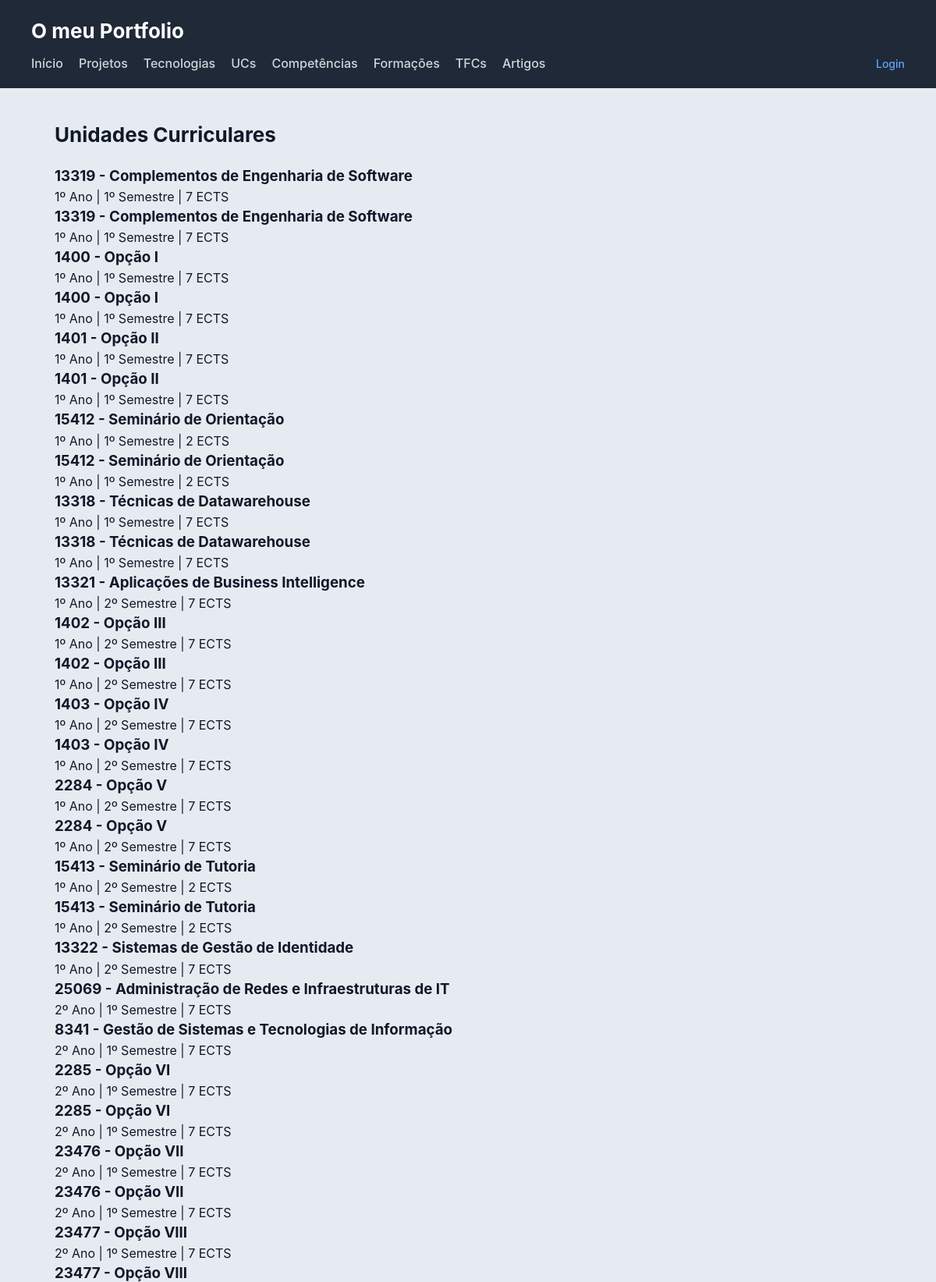
The page /ucs/ (upper part) on the database its author committed.
### portfolio/models.py (models this page shows, shortened)
class UnidadeCurricular(models.Model):
    SEMESTRE_CHOICES = [(1, '1º Semestre'), (2, '2º Semestre')]
    nome = models.CharField(max_length=200)
    sigla = models.CharField(max_length=20)
    ano_curricular = models.IntegerField()
    semestre = models.IntegerField(choices=SEMESTRE_CHOICES)
    ects = models.IntegerField()
    descricao = models.TextField()
    imagem = models.ImageField(upload_to='ucs/', blank=True, null=True)
    codigo = models.CharField(max_length=20)
    ativo = models.BooleanField(default=True)
    licenciatura = models.ForeignKey(
        Licenciatura, on_delete=models.CASCADE, related_name='unidades_curriculares')
    docentes = models.ManyToManyField(Docente, blank=True, related_name='unidades_curriculares')
    class Meta:
        verbose_name = 'Unidade Curricular'
        verbose_name_plural = 'Unidades Curriculares'

### portfolio/views.py (the view)
# urls.py: path('ucs/', views.ucs_view, name='ucs'),
def ucs_view(request):
    ucs = UnidadeCurricular.objects.select_related('licenciatura').all()
    return render(request, 'portfolio/ucs.html', {'ucs': ucs})

### accounts/templatetags/accounts_extras.py (called while the page is built)
@register.filter
def tem_grupo(user, grupo):
    return user.is_authenticated and user.groups.filter(name=grupo).exists()

### portfolio/templates/portfolio/ucs.html (shortened to what this page needs)
{% extends 'portfolio/base.html' %}
{% load accounts_extras %}
{% block content %}
<h2>Unidades Curriculares</h2>
{% for uc in ucs %}
<article>
    <h3>{{ uc.sigla }} - {{ uc.nome }}</h3>
    <p>{{ uc.ano_curricular }}º Ano | {{ uc.get_semestre_display }} | {{ uc.ects }} ECTS</p>
</article>
{% empty %}<p>Nenhuma UC.</p>
{% endfor %}
{% endblock %}

### portfolio/static/portfolio/styles.css (style rules this page uses)
* { box-sizing: border-box; margin: 0; padding: 0; }
body { font-family: "Inter", "Segoe UI", system-ui, -apple-system, sans-serif; background: #e6ebf2; color: #111827; line-height: 1.5; }
h2 { margin-bottom: 20px; font-size: 26px; }

### rows shown on the page
UnidadeCurricular: sigla "13319", nome "Complementos de Engenharia de Software", ano_curricular "1", semestre "1º Semestre", ects "7"
UnidadeCurricular: sigla "13319", nome "Complementos de Engenharia de Software", ano_curricular "1", semestre "1º Semestre", ects "7"
UnidadeCurricular: sigla "1400", nome "Opção I", ano_curricular "1", semestre "1º Semestre", ects "7"
UnidadeCurricular: sigla "1400", nome "Opção I", ano_curricular "1", semestre "1º Semestre", ects "7"
UnidadeCurricular: sigla "1401", nome "Opção II", ano_curricular "1", semestre "1º Semestre", ects "7"
UnidadeCurricular: sigla "1401", nome "Opção II", ano_curricular "1", semestre "1º Semestre", ects "7"
UnidadeCurricular: sigla "15412", nome "Seminário de Orientação", ano_curricular "1", semestre "1º Semestre", ects "2"
UnidadeCurricular: sigla "15412", nome "Seminário de Orientação", ano_curricular "1", semestre "1º Semestre", ects "2"
UnidadeCurricular: sigla "13318", nome "Técnicas de Datawarehouse", ano_curricular "1", semestre "1º Semestre", ects "7"
UnidadeCurricular: sigla "13318", nome "Técnicas de Datawarehouse", ano_curricular "1", semestre "1º Semestre", ects "7"
UnidadeCurricular: sigla "13321", nome "Aplicações de Business Intelligence", ano_curricular "1", semestre "2º Semestre", ects "7"
UnidadeCurricular: sigla "1402", nome "Opção III", ano_curricular "1", semestre "2º Semestre", ects "7"
UnidadeCurricular: sigla "1402", nome "Opção III", ano_curricular "1", semestre "2º Semestre", ects "7"
UnidadeCurricular: sigla "1403", nome "Opção IV", ano_curricular "1", semestre "2º Semestre", ects "7"
UnidadeCurricular: sigla "1403", nome "Opção IV", ano_curricular "1", semestre "2º Semestre", ects "7"
UnidadeCurricular: sigla "2284", nome "Opção V", ano_curricular "1", semestre "2º Semestre", ects "7"
UnidadeCurricular: sigla "2284", nome "Opção V", ano_curricular "1", semestre "2º Semestre", ects "7"
UnidadeCurricular: sigla "15413", nome "Seminário de Tutoria", ano_curricular "1", semestre "2º Semestre", ects "2"
UnidadeCurricular: sigla "15413", nome "Seminário de Tutoria", ano_curricular "1", semestre "2º Semestre", ects "2"
UnidadeCurricular: sigla "13322", nome "Sistemas de Gestão de Identidade", ano_curricular "1", semestre "2º Semestre", ects "7"
UnidadeCurricular: sigla "25069", nome "Administração de Redes e Infraestruturas de IT", ano_curricular "2", semestre "1º Semestre", ects "7"
UnidadeCurricular: sigla "8341", nome "Gestão de Sistemas e Tecnologias de Informação", ano_curricular "2", semestre "1º Semestre", ects "7"
UnidadeCurricular: sigla "2285", nome "Opção VI", ano_curricular "2", semestre "1º Semestre", ects "7"
UnidadeCurricular: sigla "2285", nome "Opção VI", ano_curricular "2", semestre "1º Semestre", ects "7"
UnidadeCurricular: sigla "23476", nome "Opção VII", ano_curricular "2", semestre "1º Semestre", ects "7"
UnidadeCurricular: sigla "23476", nome "Opção VII", ano_curricular "2", semestre "1º Semestre", ects "7"
UnidadeCurricular: sigla "23477", nome "Opção VIII", ano_curricular "2", semestre "1º Semestre", ects "7"
UnidadeCurricular: sigla "23477", nome "Opção VIII"
